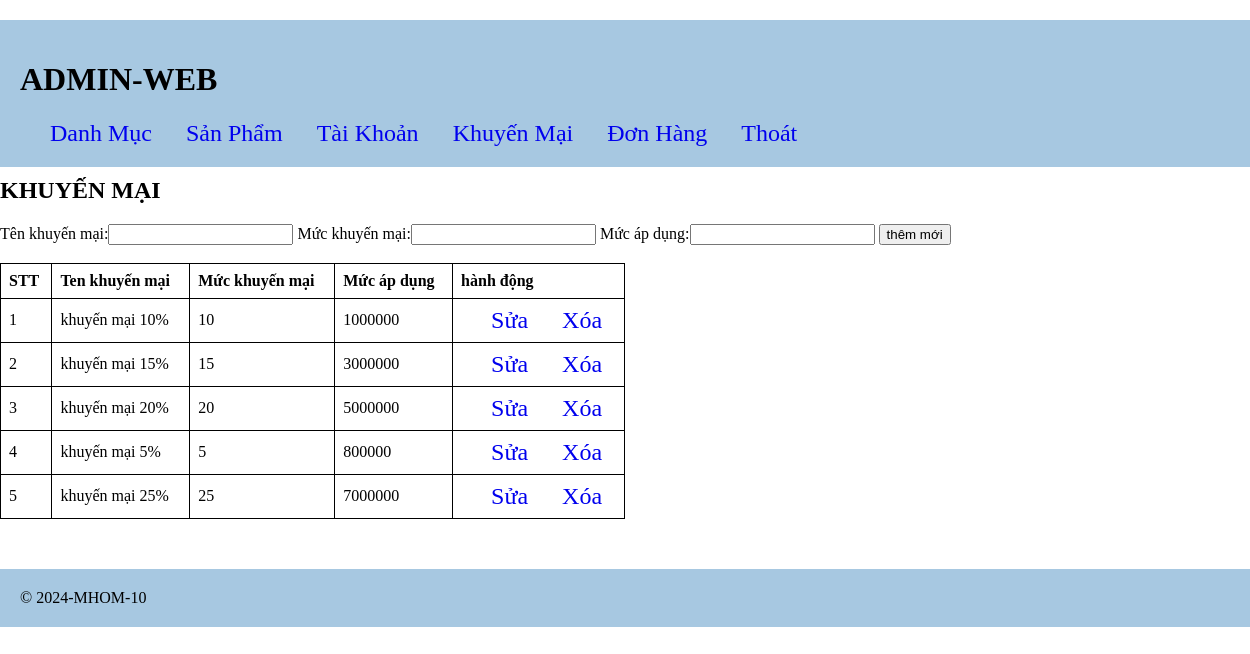
Screenshot of /product/admin/index.php?act=khuyenmai (signed in) with the database file from the repository.
### tables this page shows
CREATE TABLE `tbl_khuyenmai` (
  `id` tinyint(4) NOT NULL,
  `tenkhuyenmai` varchar(200) DEFAULT NULL,
  `muckhuyenmai` int(3) NOT NULL DEFAULT 10,
  `mucapdung` int(15) NOT NULL DEFAULT 10000000
);

### product/model/khuyenmai.php (called while the page is built, shortened)
<?php
    function getAll_km()
    {
        $conn=Connectdb();
        $stmt = $conn ->prepare("SELECT * FROM tbl_khuyenmai" );
        $stmt->execute();
        $kq=$stmt->fetchAll();
        return $kq;
    }
?>

### product/admin/view/khuyenmai.php (the view, shortened to what this page needs)
<div>
    <h2>KHUYẾN MẠI</h2>
    <form action="index.php?act=addkm" method="post" onsubmit="return xacnhanthem()">
        Tên khuyến mại:<input type="text" name="tenkm">
        Mức khuyến mại:<input type="number" name="muckm">
        Mức áp dụng:<input type="number" name="mucad">
        <input type="submit" name="themmoi" value="thêm mới">
    </form>
    <br>
    <table >
        <tr>
            <th>STT</th>
            <th>Ten khuyến mại</th>
            <th>Mức khuyến mại</th></th>
            <th>Mức áp dụng</th>
            <th>hành động</th>
        </tr>
        <?php
        if(isset($kq) && (count($kq)>0))
        {
            $i=1;
            foreach($kq as $km)
            {
                echo '<tr>
                        <td>'.$i.'</td>
                        <td>'.$km['tenkhuyenmai'].'</td>
                        <td>'.$km['muckhuyenmai'].'</td>
                        <td>'.$km['mucapdung'].'</td>
                        <td>
                            <a href="index.php?act=editformkm&id='.$km['id'].'">Sửa</a>
                            <a href="index.php?act=deletekm&id='.$km['id'].'">Xóa</a>
                        </td>
                </tr>';
                $i++;
            }
        }
        ?>
    </table>
</div>

### product/admin/view/header.php (style rules this page uses)
body { margin: 0; padding: 0; }
a { text-decoration: none; margin-left: 30px; font-size: 24px; }
table { width: 50%; border-collapse: collapse; }
th, td { border: 1px solid black; padding: 8px; text-align: left; }

### rows the page displays
tbl_khuyenmai: tenkhuyenmai "khuyến mại 10%", muckhuyenmai "10", mucapdung "1000000"
tbl_khuyenmai: tenkhuyenmai "khuyến mại 15%", muckhuyenmai "15", mucapdung "3000000"
tbl_khuyenmai: tenkhuyenmai "khuyến mại 20%", muckhuyenmai "20", mucapdung "5000000"
tbl_khuyenmai: tenkhuyenmai "khuyến mại 5%", muckhuyenmai "5", mucapdung "800000"
tbl_khuyenmai: tenkhuyenmai "khuyến mại 25%", muckhuyenmai "25", mucapdung "7000000"
